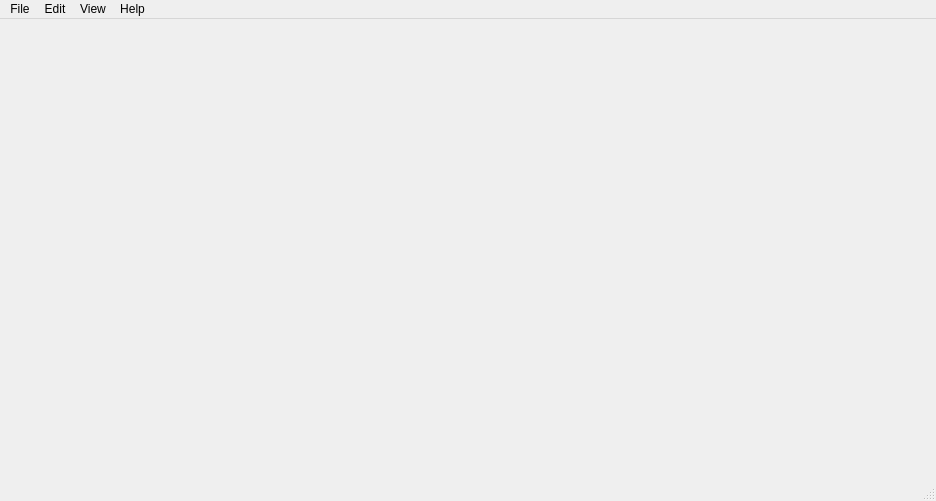
<?xml version="1.0" encoding="UTF-8"?>
<ui version="4.0">
 <class>mainWindow</class>
 <widget class="QMainWindow" name="mainWindow">
  <property name="geometry">
   <rect>
    <x>0</x>
    <y>0</y>
    <width>936</width>
    <height>501</height>
   </rect>
  </property>
  <property name="windowTitle">
   <string>Stanford Artificial Retina Project | Retina Chip v1.0 Experimental Visualization</string>
  </property>
  <widget class="QWidget" name="centralwidget">
   <layout class="QHBoxLayout" name="horizontalLayout_2">
    <item>
     <layout class="QVBoxLayout" name="verticalLayout">
      <item>
       <layout class="QHBoxLayout" name="horizontalLayout_top">
        <item>
         <widget class="PlotWidget" name="arrayMap" native="true"/>
        </item>
        <item>
         <layout class="QVBoxLayout" name="channelTraceVerticalLayout">
          <item>
           <widget class="PlotWidget" name="channelTrace1" native="true"/>
          </item>
          <item>
           <widget class="PlotWidget" name="channelTrace2" native="true"/>
          </item>
          <item>
           <widget class="PlotWidget" name="channelTrace3" native="true"/>
          </item>
          <item>
           <widget class="PlotWidget" name="channelTrace4" native="true"/>
          </item>
         </layout>
        </item>
       </layout>
      </item>
      <item>
       <layout class="QHBoxLayout" name="horizontalLayout_bottom">
        <item>
         <widget class="PlotWidget" name="miniMap" native="true"/>
        </item>
        <item>
         <layout class="QVBoxLayout" name="verticalLayout_3">
          <item>
           <widget class="PlotWidget" name="spikeRatePlot" native="true"/>
          </item>
          <item>
           <widget class="PlotWidget" name="noiseHistogram" native="true"/>
          </item>
         </layout>
        </item>
       </layout>
      </item>
     </layout>
    </item>
   </layout>
  </widget>
  <widget class="QStatusBar" name="statusbar"/>
  <widget class="QMenuBar" name="menubar">
   <property name="geometry">
    <rect>
     <x>0</x>
     <y>0</y>
     <width>936</width>
     <height>37</height>
    </rect>
   </property>
   <widget class="QMenu" name="menuFile">
    <property name="title">
     <string>File</string>
    </property>
    <addaction name="actionUpdateSession"/>
   </widget>
   <widget class="QMenu" name="menuEdit">
    <property name="title">
     <string>Edit</string>
    </property>
    <addaction name="actionPreferences"/>
    <addaction name="actionAnalysisParameters"/>
   </widget>
   <widget class="QMenu" name="menuView">
    <property name="title">
     <string>View</string>
    </property>
    <addaction name="actionIndividualChannelInfo"/>
    <addaction name="actionListElectrodesInfo"/>
   </widget>
   <widget class="QMenu" name="menuHelp">
    <property name="title">
     <string>Help</string>
    </property>
    <addaction name="actionDocumentation"/>
   </widget>
   <addaction name="menuFile"/>
   <addaction name="menuEdit"/>
   <addaction name="menuView"/>
   <addaction name="menuHelp"/>
  </widget>
  <action name="actionUpdateSession">
   <property name="text">
    <string>New session...</string>
   </property>
  </action>
  <action name="actionLoad_real_time_stream">
   <property name="text">
    <string>Load real-time stream...</string>
   </property>
  </action>
  <action name="action_changeLayout">
   <property name="text">
    <string>Change visualization style...</string>
   </property>
  </action>
  <action name="actionDocumentation">
   <property name="text">
    <string>Documentation</string>
   </property>
  </action>
  <action name="actionParameter_1">
   <property name="text">
    <string>Parameter 1</string>
   </property>
  </action>
  <action name="actionParameter_2">
   <property name="text">
    <string>Parameter 2</string>
   </property>
  </action>
  <action name="actionParameter_3">
   <property name="text">
    <string>Parameter 3</string>
   </property>
  </action>
  <action name="actionPreferences">
   <property name="text">
    <string>Session parameters...</string>
   </property>
  </action>
  <action name="actionAnalysisParameters">
   <property name="text">
    <string>GUI preferences...</string>
   </property>
  </action>
  <action name="actionSave">
   <property name="text">
    <string>Save</string>
   </property>
  </action>
  <action name="actionExport_to">
   <property name="text">
    <string>Export to...</string>
   </property>
  </action>
  <action name="actionParameter_4">
   <property name="text">
    <string>Toggle highlight spikes</string>
   </property>
  </action>
  <action name="actionParameter_5">
   <property name="text">
    <string>Toggle auto axis</string>
   </property>
  </action>
  <action name="actionParameter_6">
   <property name="text">
    <string>Parameter 1</string>
   </property>
  </action>
  <action name="actionParameter_7">
   <property name="text">
    <string>Parameter 2</string>
   </property>
  </action>
  <action name="actionParameter">
   <property name="text">
    <string>Parameter 3</string>
   </property>
  </action>
  <action name="actionParameter_8">
   <property name="text">
    <string>Parameter 1</string>
   </property>
  </action>
  <action name="actionParameter_9">
   <property name="text">
    <string>Parameter 2</string>
   </property>
  </action>
  <action name="actionParameter_10">
   <property name="text">
    <string>Parameter 3</string>
   </property>
  </action>
  <action name="action_tl_arraymap">
   <property name="text">
    <string>Array Map</string>
   </property>
  </action>
  <action name="action_tr_arraymap">
   <property name="text">
    <string>Array Map</string>
   </property>
  </action>
  <action name="action_bl_arraymap">
   <property name="text">
    <string>Array Map</string>
   </property>
  </action>
  <action name="action_br_arraymap_2">
   <property name="text">
    <string>Array Map</string>
   </property>
  </action>
  <action name="action_tl_channels">
   <property name="text">
    <string>Channel Traces</string>
   </property>
  </action>
  <action name="action_bl_channels">
   <property name="text">
    <string>Channel Traces</string>
   </property>
  </action>
  <action name="action_br_channels_2">
   <property name="text">
    <string>Channel Traces</string>
   </property>
  </action>
  <action name="action_tl_spikerate">
   <property name="text">
    <string>Spike Rate Plot</string>
   </property>
  </action>
  <action name="action_tl_electrodeminimap">
   <property name="text">
    <string>Electrode Minimap</string>
   </property>
  </action>
  <action name="action_hierlemann">
   <property name="text">
    <string>Hierlemann</string>
   </property>
  </action>
  <action name="action_modifiedhierlemann">
   <property name="text">
    <string>Modified Hierlemann</string>
   </property>
  </action>
  <action name="action_Highpass">
   <property name="text">
    <string>Highpass</string>
   </property>
  </action>
  <action name="actionSpike_detection">
   <property name="text">
    <string>Spike detection...</string>
   </property>
  </action>
  <action name="action_npz">
   <property name="text">
    <string>Numpy file (.npz)</string>
   </property>
  </action>
  <action name="action_mat">
   <property name="text">
    <string>MATLAB file (.mat)</string>
   </property>
  </action>
  <action name="action_save_npz">
   <property name="text">
    <string>Numpy file (.npz)</string>
   </property>
  </action>
  <action name="action_save_mat">
   <property name="text">
    <string>MATLAB file (.mat)</string>
   </property>
  </action>
  <action name="action_tr_channels">
   <property name="text">
    <string>Channel Traces</string>
   </property>
  </action>
  <action name="action_tr_spikerate">
   <property name="text">
    <string>Spike Rate Plot</string>
   </property>
  </action>
  <action name="action_tr_electrodeminimap">
   <property name="text">
    <string>Electrode Minimap</string>
   </property>
  </action>
  <action name="action_bl_spikerate">
   <property name="text">
    <string>Spike Rate Plot</string>
   </property>
  </action>
  <action name="action_bl_electrodeminimap">
   <property name="text">
    <string>Electrode Minimap</string>
   </property>
  </action>
  <action name="action_br_spikerate_2">
   <property name="text">
    <string>Spike Rate Plot</string>
   </property>
  </action>
  <action name="action_br_electrodeminimap_2">
   <property name="text">
    <string>Electrode Minimap</string>
   </property>
  </action>
  <action name="action_save_csv">
   <property name="text">
    <string>CSV file (.csv)</string>
   </property>
  </action>
  <action name="action_csv">
   <property name="text">
    <string>CSV file (.csv)</string>
   </property>
  </action>
  <action name="actionEntire_window">
   <property name="text">
    <string>Entire window</string>
   </property>
  </action>
  <action name="actionWindow_1">
   <property name="text">
    <string>Window 1</string>
   </property>
  </action>
  <action name="actionWindow_2">
   <property name="text">
    <string>Window 2</string>
   </property>
  </action>
  <action name="actionWindow_3">
   <property name="text">
    <string>Window 3</string>
   </property>
  </action>
  <action name="actionWindow_4">
   <property name="text">
    <string>Window 4</string>
   </property>
  </action>
  <action name="action_tl_tracesearch">
   <property name="text">
    <string>Trace Search</string>
   </property>
  </action>
  <action name="action_tr_tracesearch">
   <property name="text">
    <string>Trace Search</string>
   </property>
  </action>
  <action name="action_bl_tracesearch">
   <property name="text">
    <string>Trace Search</string>
   </property>
  </action>
  <action name="action_br_tracesearch_2">
   <property name="text">
    <string>Trace Search</string>
   </property>
  </action>
  <action name="actionToggle_light_dark_mode">
   <property name="text">
    <string>Toggle light/dark mode</string>
   </property>
  </action>
  <action name="actionToggle_profiling">
   <property name="text">
    <string>Toggle profiling</string>
   </property>
  </action>
  <action name="action_H0Bandpass">
   <property name="text">
    <string>h0 Bandpass</string>
   </property>
  </action>
  <action name="action_Auto">
   <property name="text">
    <string>Auto</string>
   </property>
  </action>
  <action name="action_FastBandpass">
   <property name="text">
    <string>Fast Bandpass</string>
   </property>
  </action>
  <action name="action_FasterBandpass">
   <property name="text">
    <string>Faster Bandpass</string>
   </property>
  </action>
  <action name="action_Litke">
   <property name="text">
    <string>Litke</string>
   </property>
  </action>
  <action name="action_None">
   <property name="text">
    <string>None</string>
   </property>
  </action>
  <action name="actionSpike_threshold">
   <property name="text">
    <string>Spike threshold...</string>
   </property>
  </action>
  <action name="actionTime_window">
   <property name="text">
    <string>Time window...</string>
   </property>
  </action>
  <action name="actionIndividualChannelInfo">
   <property name="text">
    <string>Individual channel info...</string>
   </property>
  </action>
  <action name="actionChannelAmplitudeHistogram">
   <property name="text">
    <string>Channel amplitude histogram...</string>
   </property>
  </action>
  <action name="actionToggleDarkMode">
   <property name="text">
    <string>Toggle dark mode</string>
   </property>
  </action>
  <action name="actionToggleProfiling">
   <property name="text">
    <string>Toggle profiling</string>
   </property>
  </action>
  <action name="actionListElectrodesInfo">
   <property name="text">
    <string>List of electrodes info...</string>
   </property>
  </action>
 </widget>
 <customwidgets>
  <customwidget>
   <class>PlotWidget</class>
   <extends>QWidget</extends>
   <header>pyqtgraph</header>
   <container>1</container>
  </customwidget>
 </customwidgets>
 <resources/>
 <connections/>
</ui>
